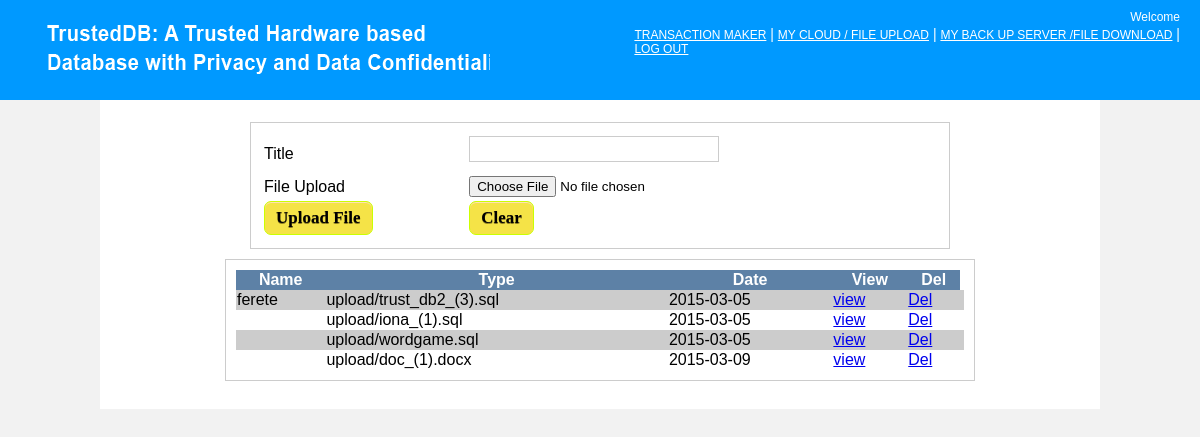
/file_upload.php, run on the app's committed database.
### tables this page shows
CREATE TABLE IF NOT EXISTS `file` (
  `id` int(11) NOT NULL AUTO_INCREMENT,
  `path` varchar(255) NOT NULL,
  `date` varchar(255) NOT NULL,
  `status` varchar(255) NOT NULL,
  `title` varchar(255) NOT NULL,
  `remark` varchar(100) NOT NULL,
  PRIMARY KEY (`id`),
  KEY `id` (`id`),
  KEY `id_2` (`id`)
);

### file_upload.php (the view, shortened to what this page needs)
<?php
include("header.php");
	?>
<table width="1000" align="center" id="content" cellpadding="10">
<tr>
<td valign="top">
<form enctype="multipart/form-data" action="" method="POST">
<table width="700" border="0" id="form_table">
<tr>
    <td>Title</td>
    <td><input type="text" name="title" /></td>
</tr>
<tr>
    <td>File Upload</td>
    <td><input type="file" name="uploadedfile" /></td>
</tr>
<tr>
    <td><input type="submit" name="submit" value="Upload File" /></td>
    <td><input type="reset" name="reset" value="Clear" /></td>
</tr>
</table>
<?php
	$result = mysql_query("SELECT * FROM file where status='$_SESSION[user]' AND remark = 'active'")
	 or die(mysql_error());
	echo "<table  id='select_table'>";
	echo "<tr> <th>Name</th> <th>Type</th> <th>Date</th><th>View</th> <th>Del</th></tr>";
	while($row = mysql_fetch_array( $result ))
	{
		echo "<tr><td>";
		$id=$row['id'];
		echo $row['title'] ."$key</td><td>";
		echo $row['path']."</td><td>";
		echo $row['date']."</td>";
		echo "<td><a href='$row[path]' target='_blank'>view</a></td><td><a href='?id=$id'>Del</a></td><td>";
		echo "</tr>";
	}
	echo "</table>";
?>

### header.php (style rules this page uses)
#form_table { margin:0px auto; border:1px solid #ccc; padding:10px; margin-top:10px; }
#select_table { margin:0px auto; border:1px solid #ccc; padding:10px; margin-top:10px; }
#form_table input[type="text"] { width:250px; margin-bottom:10px; height:26px; border:1px solid #CCC; }
#form_table input[type="submit"] { -moz-box-shadow:inset 0px 1px 0px 0px #ffe0b5; -webkit-box-shadow:inset 0px 1px 0px 0px #ffe0b5; box-shadow:inset 0px 1px 0px 0px #ffe0b5; background-color:#F5E347; -moz-border-radius:7px; -webkit-border-radius:7px; border-radius:7px; border:1px solid #CCFF00; display:inline-block; color:#000; font-family:Trebuchet MS; font-size:17px; font-weight:bold; padding:6px 11px; text-decoration:none; text-shadow:0px 1px 0px #8f7f24; }
#form_table input[type="reset"] { -moz-box-shadow:inset 0px 1px 0px 0px #ffe0b5; -webkit-box-shadow:inset 0px 1px 0px 0px #ffe0b5; box-shadow:inset 0px 1px 0px 0px #ffe0b5; background-color:#F5E347; -moz-border-radius:7px; -webkit-border-radius:7px; border-radius:7px; border:1px solid #CCFF00; display:inline-block; color:#000; font-family:Trebuchet MS; font-size:17px; font-weight:bold; padding:6px 11px; text-decoration:none; text-shadow:0px 1px 0px #8f7f24; }
#select_table { margin-top:10px; border-spacing:0px; width:750px; }
#select_table th { background:#5D81A6; color:#FFF; }
#select_table tr:nth-child(even) { background: #CCC }
#select_table tr:nth-child(odd) { background: #FFF }
#content { font-family:"Arial Black", Gadget, sans-serif; background:#FFF; text-align:justify; }

### data on the page
file: title "ferete", path "upload/trust_db2_(3).sql", date "2015-03-05"
file: path "upload/iona_(1).sql", date "2015-03-05"
file: path "upload/wordgame.sql", date "2015-03-05"
file: path "upload/doc_(1).docx", date "2015-03-09"
